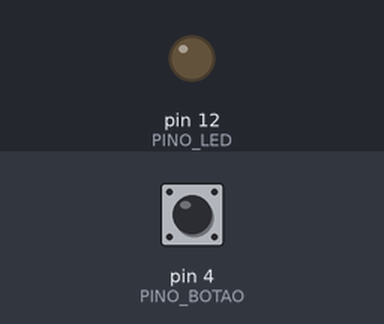
This sketch was run on a simulated Arduino Uno, built with avr-gcc and run on an emulated ATmega328P. Shown: output pins drawn as LEDs (lit = HIGH). The test bench sets the inputs (shaded band); at power-on: pin 4 (PINO_BOTAO) LOW.

Above: at 1.2 s.
1.3 s: pin 4 (PINO_BOTAO) pulled HIGH for 0.15 s
At 1.42 s:
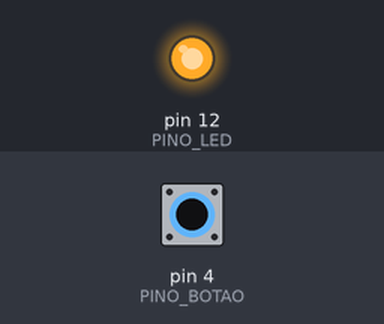
2.9 s: pin 4 (PINO_BOTAO) pulled HIGH for 3.2 s
At 7.1 s:
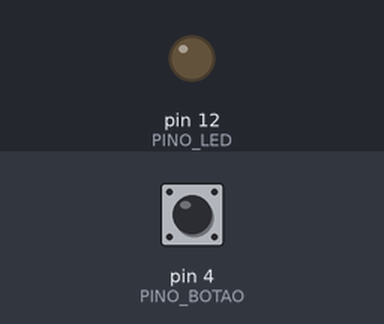
Timing chart, 0 to 8.6 s (numbered marks = the images above; inputs shaded):
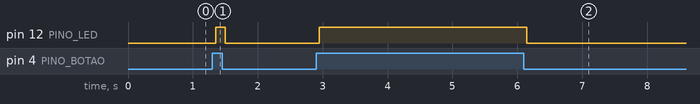

Measured:
- after the input at 1.3 s, pin 12 (PINO_LED): LOW → HIGH after 0.05 s, → LOW 0.15 s later
- after the input at 2.9 s, pin 12 (PINO_LED): LOW → HIGH after 0.05 s, → LOW 3.2 s later

The sketch:

botao_led.ino
```cpp
/*
    Programador: (c) 2024 Pedro Ferreira
    Data.......: 17/12/2024
    Observações: Led + Botão
*/

const byte PINO_LED = 12;
const byte PINO_BOTAO = 4;

byte estadoBotao = LOW;
byte ultimoEstadoBotao = LOW;
unsigned long tempoUltimoDebounce = 0;
const unsigned long tempoDebounce = 50;

void setup() {
    Serial.begin(9600);
    pinMode(PINO_LED, OUTPUT);
    pinMode(PINO_BOTAO, INPUT);
}

void loop() {
    lerEstadoBotao();

    if (estadoBotao == HIGH) {
        digitalWrite(PINO_LED, HIGH);
    } else {
        digitalWrite(PINO_LED, LOW);
    }
}

void lerEstadoBotao() {
    int leitura = digitalRead(PINO_BOTAO);

    if (leitura != ultimoEstadoBotao) {
        tempoUltimoDebounce = millis();
    }

    if ((millis() - tempoUltimoDebounce) > tempoDebounce) {
        if (leitura != estadoBotao) {
            estadoBotao = leitura;
        }
    }

    ultimoEstadoBotao = leitura;
}
```
